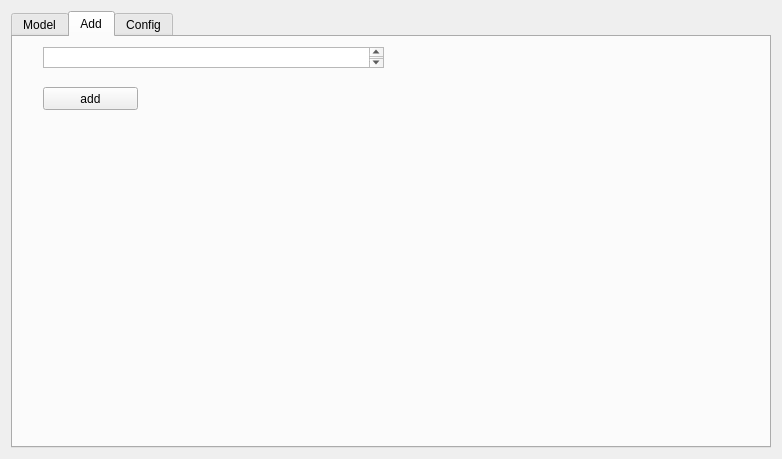
<?xml version="1.0" encoding="UTF-8"?>
<ui version="4.0">
 <class>Widget</class>
 <widget class="QWidget" name="Widget">
  <property name="geometry">
   <rect>
    <x>0</x>
    <y>0</y>
    <width>782</width>
    <height>459</height>
   </rect>
  </property>
  <property name="windowTitle">
   <string>Form</string>
  </property>
  <layout class="QGridLayout" name="gridLayout">
   <item row="0" column="0">
    <widget class="QTabWidget" name="tabWidget">
     <property name="currentIndex">
      <number>1</number>
     </property>
     <widget class="QWidget" name="Model">
      <attribute name="title">
       <string>Model</string>
      </attribute>
     </widget>
     <widget class="QWidget" name="Add">
      <attribute name="title">
       <string>Add</string>
      </attribute>
      <widget class="QTextEdit" name="textEdit">
       <property name="geometry">
        <rect>
         <x>30</x>
         <y>10</y>
         <width>341</width>
         <height>21</height>
        </rect>
       </property>
      </widget>
      <widget class="QPushButton" name="addButton">
       <property name="geometry">
        <rect>
         <x>30</x>
         <y>50</y>
         <width>95</width>
         <height>23</height>
        </rect>
       </property>
       <property name="text">
        <string>add</string>
       </property>
      </widget>
     </widget>
     <widget class="QWidget" name="Config">
      <attribute name="title">
       <string>Config</string>
      </attribute>
     </widget>
    </widget>
   </item>
  </layout>
 </widget>
 <resources/>
 <connections/>
</ui>
